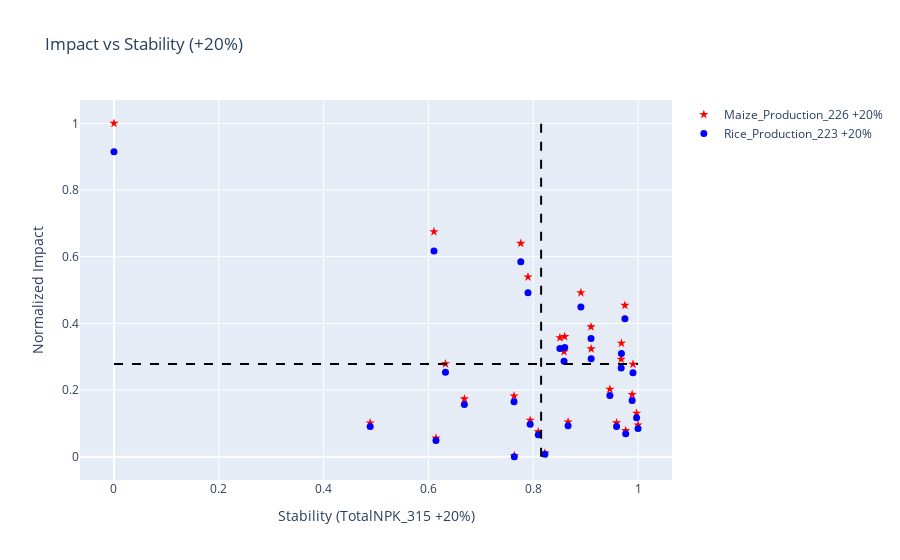
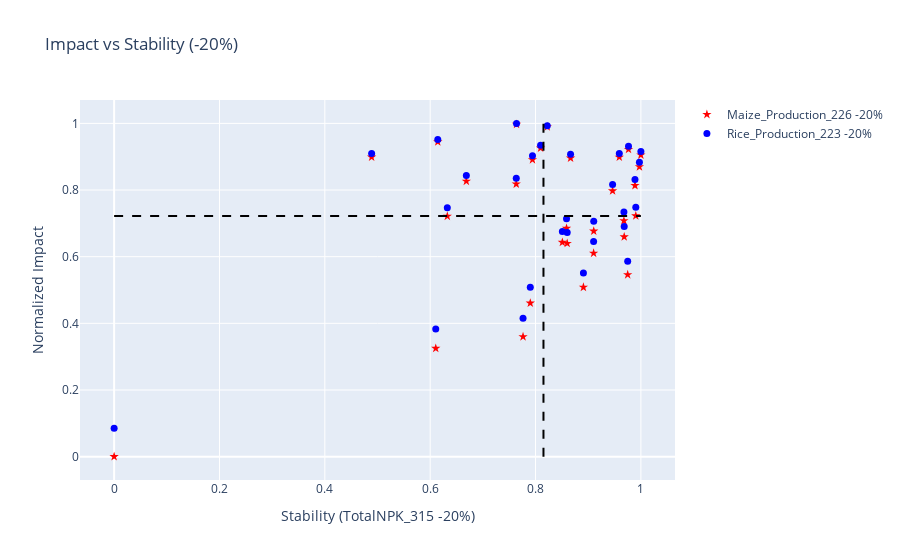

Notebook code cell kept with these figures, in order:
### Code cell
base_column = "TotalNPK_315"
capability_vector = ["Maize_Production_226", "Rice_Production_223"]
change_percentage = 20
dim = 1

new_data, handle_increase, handle_decrease,result_df = calc_and_vis_impact_stability(G, existing_data.copy(), adjacency_file, base_column, capability_vector, change_percentage, dim)
new_data.head()

### Figure 1 — Plotly figure (JSON) as saved in the notebook; plotly's stock layout.template omitted (floating-point values rounded to 4 significant figures)
{"data": [{"hovertemplate": "%{text}<br>Impact: %{y:.2f}<br>Stability: %{x:.2f}", "marker": {"color": "red", "size": 7, "symbol": "star"}, "mode": "markers", "name": "Maize_Production_226 +20%", "text": ["BENGALURU", "BENGALURU(R)", "RAMANAGARA", "CHITRADURGA", "DAVANAGERE", "KOLAR", "CHIKKABALLAPURA", "SHIVAMOGGA", "TUMAKURU", "CHIKKAMAGALURU", "DAKSHINA KANNADA", "UDUPI", "HASSAN", "KODAGU", "MANDYA", "MYSURU", "CHAMARAJANAGAR", "BELAGAVI", "VIJAYAPURA", "BAGALKOT", "DHARAWAD", "GADAG", "HAVERI", "UTTARA KANNADA", "BALLARI", "BIDAR", "KALABURAGI", "YADGIRI", "RAICHUR", "KOPPAL"], "type": "scatter", "x": [0.959, 0.9765, 0.8223, 0.6687, 0.7901, 1, 0.9973, 0.9678, 0.9888, 0.8509, 0.8096, 0.7639, 0.8601, 0.9463, 0.8588, 0.9105, 0.8665, 0, 0.6325, 0.975, 0.7634, 0.4889, 0.9684, 0.6144, 0.6106, 0.7942, 0.9904, 0.8909, 0.7763, 0.9103], "y": [0.1013, 0.07811, 0.0105, 0.1735, 0.5392, 0.09492, 0.1303, 0.2923, 0.1864, 0.3569, 0.07426, 0.002906, 0.3601, 0.2025, 0.315, 0.3233, 0.1042, 1, 0.2787, 0.4541, 0.182, 0.1012, 0.3405, 0.05549, 0.675, 0.1091, 0.2774, 0.4918, 0.6401, 0.3895]}, {"hovertemplate": "%{text}<br>Impact: %{y:.2f}<br>Stability: %{x:.2f}", "marker": {"color": "blue", "size": 7, "symbol": "circle"}, "mode": "markers", "name": "Rice_Production_223 +20%", "text": ["BENGALURU", "BENGALURU(R)", "RAMANAGARA", "CHITRADURGA", "DAVANAGERE", "KOLAR", "CHIKKABALLAPURA", "SHIVAMOGGA", "TUMAKURU", "CHIKKAMAGALURU", "DAKSHINA KANNADA", "UDUPI", "HASSAN", "KODAGU", "MANDYA", "MYSURU", "CHAMARAJANAGAR", "BELAGAVI", "VIJAYAPURA", "BAGALKOT", "DHARAWAD", "GADAG", "HAVERI", "UTTARA KANNADA", "BALLARI", "BIDAR", "KALABURAGI", "YADGIRI", "RAICHUR", "KOPPAL"], "type": "scatter", "x": [0.959, 0.9765, 0.8223, 0.6687, 0.7901, 1, 0.9973, 0.9678, 0.9888, 0.8509, 0.8096, 0.7639, 0.8601, 0.9463, 0.8588, 0.9105, 0.8665, 0, 0.6325, 0.975, 0.7634, 0.4889, 0.9684, 0.6144, 0.6106, 0.7942, 0.9904, 0.8909, 0.7763, 0.9103], "y": [0.09032, 0.069, 0.006968, 0.1565, 0.4921, 0.08443, 0.1169, 0.2656, 0.1684, 0.3248, 0.06547, 0, 0.3278, 0.1831, 0.2864, 0.294, 0.09292, 0.9149, 0.253, 0.414, 0.1644, 0.09016, 0.3097, 0.04825, 0.6167, 0.09742, 0.2518, 0.4486, 0.5846, 0.3547]}], "layout": {"hovermode": "closest", "shapes": [{"line": {"color": "black", "dash": "dash"}, "name": "Average Stability", "type": "line", "x0": 0.8151, "x1": 0.8151, "y0": 0, "y1": 1}, {"line": {"color": "black", "dash": "dash"}, "name": "Average Impact", "type": "line", "x0": 0, "x1": 1, "y0": 0.278, "y1": 0.278}], "title": {"text": "Impact vs Stability (+20%)"}, "xaxis": {"title": {"text": "Stability (TotalNPK_315 +20%)"}}, "yaxis": {"title": {"text": "Normalized Impact"}}}}

### Figure 2 — Plotly figure (JSON) as saved in the notebook; plotly's stock layout.template omitted (floating-point values rounded to 4 significant figures)
{"data": [{"hovertemplate": "%{text}<br>Impact: %{y:.2f}<br>Stability: %{x:.2f}", "marker": {"color": "red", "size": 7, "symbol": "star"}, "mode": "markers", "name": "Maize_Production_226 -20%", "text": ["BENGALURU", "BENGALURU(R)", "RAMANAGARA", "CHITRADURGA", "DAVANAGERE", "KOLAR", "CHIKKABALLAPURA", "SHIVAMOGGA", "TUMAKURU", "CHIKKAMAGALURU", "DAKSHINA KANNADA", "UDUPI", "HASSAN", "KODAGU", "MANDYA", "MYSURU", "CHAMARAJANAGAR", "BELAGAVI", "VIJAYAPURA", "BAGALKOT", "DHARAWAD", "GADAG", "HAVERI", "UTTARA KANNADA", "BALLARI", "BIDAR", "KALABURAGI", "YADGIRI", "RAICHUR", "KOPPAL"], "type": "scatter", "x": [0.959, 0.9765, 0.8223, 0.6687, 0.7901, 1, 0.9973, 0.9678, 0.9888, 0.8509, 0.8096, 0.7639, 0.8601, 0.9463, 0.8588, 0.9105, 0.8665, 0, 0.6325, 0.975, 0.7634, 0.4889, 0.9684, 0.6144, 0.6106, 0.7942, 0.9904, 0.8909, 0.7763, 0.9103], "y": [0.8987, 0.9219, 0.9895, 0.8265, 0.4608, 0.9051, 0.8697, 0.7077, 0.8136, 0.6431, 0.9257, 0.9971, 0.6399, 0.7975, 0.685, 0.6767, 0.8958, 0, 0.7213, 0.5459, 0.818, 0.8988, 0.6595, 0.9445, 0.325, 0.8909, 0.7226, 0.5082, 0.3599, 0.6105]}, {"hovertemplate": "%{text}<br>Impact: %{y:.2f}<br>Stability: %{x:.2f}", "marker": {"color": "blue", "size": 7, "symbol": "circle"}, "mode": "markers", "name": "Rice_Production_223 -20%", "text": ["BENGALURU", "BENGALURU(R)", "RAMANAGARA", "CHITRADURGA", "DAVANAGERE", "KOLAR", "CHIKKABALLAPURA", "SHIVAMOGGA", "TUMAKURU", "CHIKKAMAGALURU", "DAKSHINA KANNADA", "UDUPI", "HASSAN", "KODAGU", "MANDYA", "MYSURU", "CHAMARAJANAGAR", "BELAGAVI", "VIJAYAPURA", "BAGALKOT", "DHARAWAD", "GADAG", "HAVERI", "UTTARA KANNADA", "BALLARI", "BIDAR", "KALABURAGI", "YADGIRI", "RAICHUR", "KOPPAL"], "type": "scatter", "x": [0.959, 0.9765, 0.8223, 0.6687, 0.7901, 1, 0.9973, 0.9678, 0.9888, 0.8509, 0.8096, 0.7639, 0.8601, 0.9463, 0.8588, 0.9105, 0.8665, 0, 0.6325, 0.975, 0.7634, 0.4889, 0.9684, 0.6144, 0.6106, 0.7942, 0.9904, 0.8909, 0.7763, 0.9103], "y": [0.9097, 0.931, 0.993, 0.8435, 0.5079, 0.9156, 0.8831, 0.7344, 0.8316, 0.6752, 0.9345, 1, 0.6722, 0.8169, 0.7136, 0.706, 0.9071, 0.08508, 0.747, 0.586, 0.8356, 0.9098, 0.6903, 0.9517, 0.3833, 0.9026, 0.7482, 0.5514, 0.4154, 0.6453]}], "layout": {"hovermode": "closest", "shapes": [{"line": {"color": "black", "dash": "dash"}, "name": "Average Stability", "type": "line", "x0": 0.8151, "x1": 0.8151, "y0": 0, "y1": 1}, {"line": {"color": "black", "dash": "dash"}, "name": "Average Impact", "type": "line", "x0": 0, "x1": 1, "y0": 0.722, "y1": 0.722}], "title": {"text": "Impact vs Stability (-20%)"}, "xaxis": {"title": {"text": "Stability (TotalNPK_315 -20%)"}}, "yaxis": {"title": {"text": "Normalized Impact"}}}}
